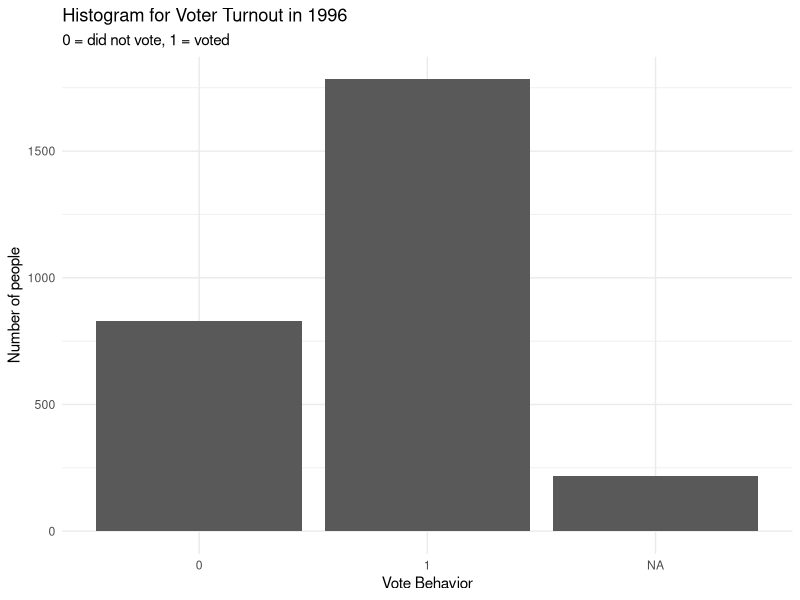
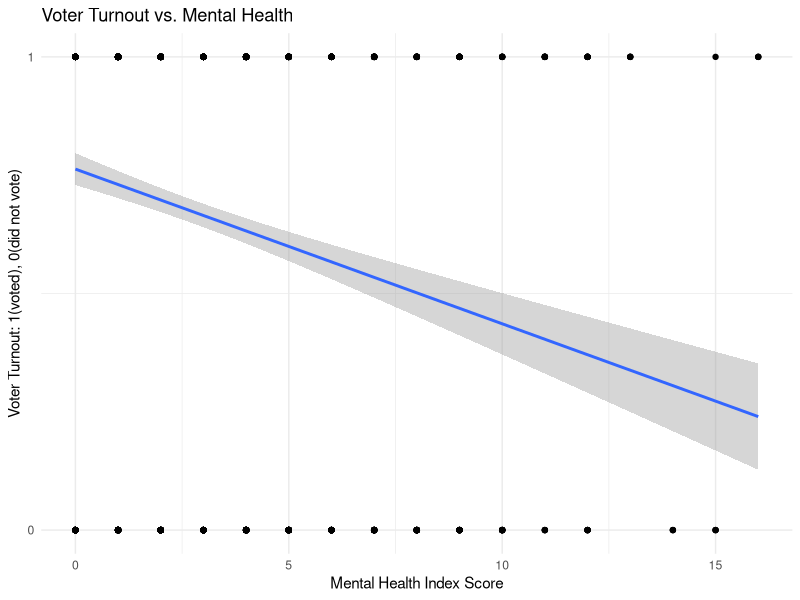
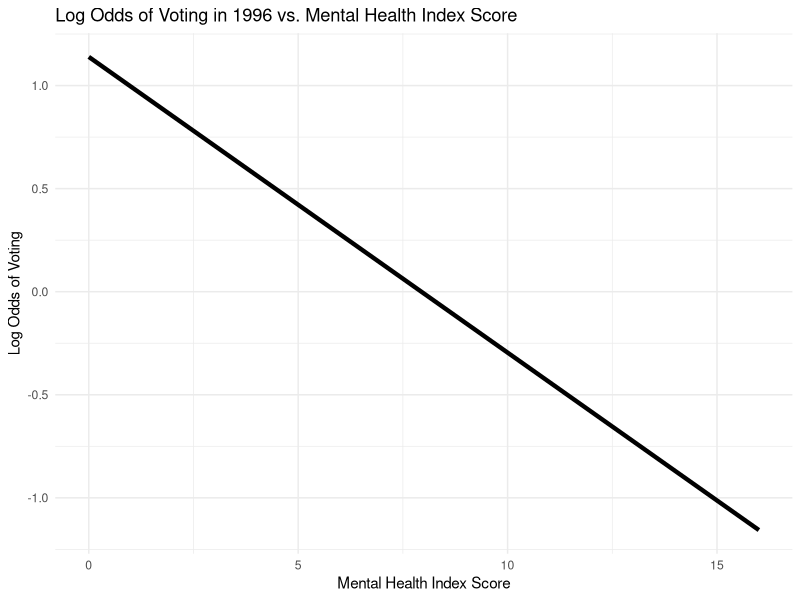
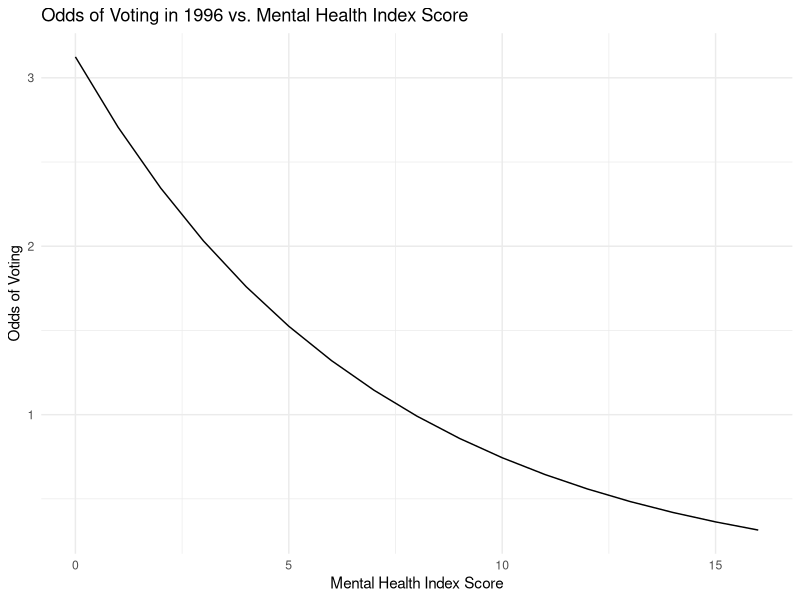
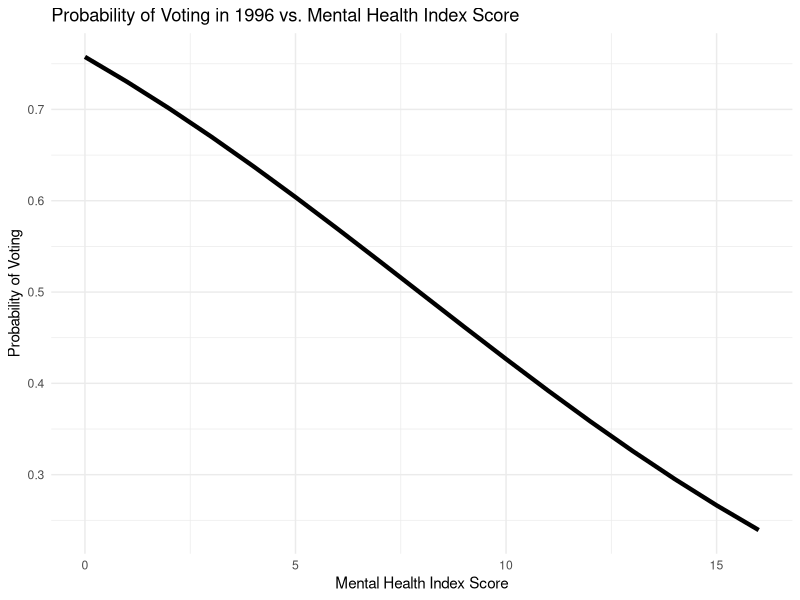

Write R code to recreate these figures, in order.
## ---- chunk 1
knitr::opts_chunk$set(cache = TRUE, echo = FALSE, message = FALSE, warning = FALSE)  
# to display the output of a code chunk but not the underlying R code: echo=FALSE.
## ---- chunk 2
library(dplyr)
library(ggplot2)
library(tidyr)
library(modelr)
library(broom)
library(purrr)
library(readr)
library(modelr)
library(broom)
library(pROC)
options(na.action = na.warn)
set.seed(1234)
theme_set(theme_minimal())
## ---- chunk 3
# get mental_health data:
mental_health <- read_csv('mental_health.csv')
# plot the histogram:
mental_health %>% group_by(vote96) %>% count() %>% ggplot(aes(x=as.character(vote96), y=n)) + geom_bar(stat='identity') + labs(title = 'Histogram for Voter Turnout in 1996', x = 'Vote Behavior', y = 'Number of people', subtitle = '0 = did not vote, 1 = voted')
## ---- chunk 4
# The unconditional_probability with missing data 
precent_v <- sum(mental_health$vote96, na.rm = TRUE) / length(mental_health$vote96)
#precent_v*100
# The unconditional_probability without missing data
datanew <- mental_health %>% group_by(vote96) %>% filter(vote96!='NA')
precent_v_no_na <- sum(mental_health$vote96, na.rm = TRUE) / length(datanew$vote96)
#precent_v_no_na*100
## ---- chunk 5
mental_health_no_na = mental_health[!is.na(mental_health$vote96) & !is.na(mental_health$mhealth_sum),]
## ---- chunk 6
ggplot(mental_health_no_na, aes(mhealth_sum, vote96)) + geom_point() + geom_smooth(method = 'lm') + scale_y_continuous(breaks = c(0, 1)) + labs(title = "Voter Turnout vs. Mental Health", y = "Voter Turnout: 1(voted), 0(did not vote)", x = "Mental Health Index Score")
## ---- chunk 7
basic_model <- glm(vote96 ~ mhealth_sum, data = mental_health_no_na, family = binomial)
summary(basic_model)
## ---- chunk 8
basic_model_pred <- mental_health_no_na %>% add_predictions(basic_model)
ggplot(basic_model_pred, aes(mhealth_sum, pred)) + geom_line(size = 1.5) + labs(title = "Log Odds of Voting in 1996 vs. Mental Health Index Score", x = "Mental Health Index Score", y = "Log Odds of Voting")
## ---- chunk 9
basic_model_pred <- basic_model_pred %>% mutate(odds = exp(pred))
ggplot(basic_model_pred, aes(mhealth_sum, odds)) + geom_line(szie = 1.5) + labs(title = "Odds of Voting in 1996 vs. Mental Health Index Score", x = "Mental Health Index Score", y = "Odds of Voting")
## ---- chunk 10
# define a function:
logit2prob<-function(x){exp(x)/(1 + exp(x))}

basic_model_pred <- basic_model_pred %>% mutate(prob = logit2prob(pred))
ggplot(basic_model_pred, aes(mhealth_sum, prob)) + geom_line(size = 1.5) + labs(title = "Probability of Voting in 1996 vs. Mental Health Index Score", x = "Mental Health Index Score", y = "Probability of Voting")
## ---- chunk 11
first_diff_pred <- data.frame(mhealth_sum = c(1, 2, 5, 6))%>% add_predictions(basic_model)%>% mutate(prob = logit2prob(pred))

first_diff_1_2 = first_diff_pred[2, ]$prob - first_diff_pred[1, ]$prob
first_diff_5_6 = first_diff_pred[4, ]$prob - first_diff_pred[3, ]$prob
first_diff_1_2
first_diff_5_6
## ---- chunk 12
accuracy <- mental_health_no_na %>% add_predictions(basic_model) %>% mutate(prob = logit2prob(pred), pred = as.numeric(prob >.5))
mean(accuracy$pred == accuracy$vote96, na.rm = TRUE)

err1 <- nrow(mental_health_no_na[mental_health_no_na$vote96 == 0,])
err2 <- sum(accuracy$pred != accuracy$vote96)
PRE <- (err1 - err2)/err1
PRE

AUC <- auc(accuracy$vote96, accuracy$prob)
AUC
## ---- chunk 13
multivariate_model <- glm(vote96 ~ mhealth_sum + age + educ + black + female + married + inc10, data = mental_health_no_na, family = binomial)
summary(multivariate_model)
## ---- chunk 14
mental_health_no_na <- na.omit(mental_health)

accuracy <- mental_health_no_na %>% add_predictions(multivariate_model) %>% mutate(prob = logit2prob(pred), pred = as.numeric(prob >.5))

err1 <- nrow(mental_health_no_na[mental_health_no_na$vote96 == 0,])
err2 <- sum(accuracy$pred != accuracy$vote96)
PRE <- (err1 - err2)/err1
PRE
## ---- chunk 15
pchisq(multivariate_model$deviance, multivariate_model$df.residual, lower.tail = FALSE)
## ---- chunk 16
tv_data <- read_csv('gss2006.csv')
tv_model <- glm(tvhours ~ age + childs + educ + female + grass + hrsrelax + black + social_connect + voted04 + xmovie + zodiac, data = tv_data, family = poisson)
summary(tv_model)
## ---- chunk 17
pchisq(tv_model$deviance, tv_model$df.residual, lower.tail = FALSE)
